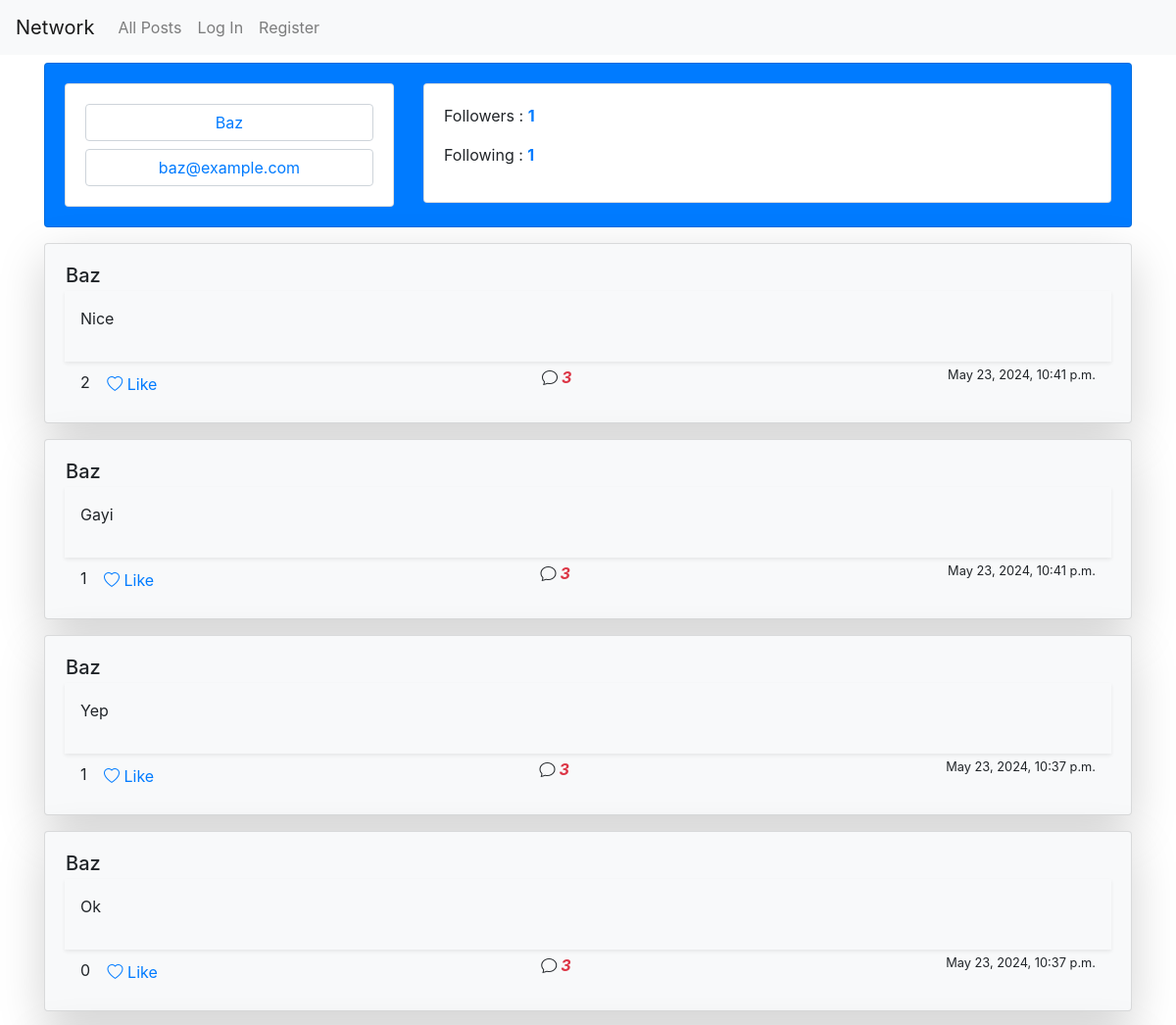
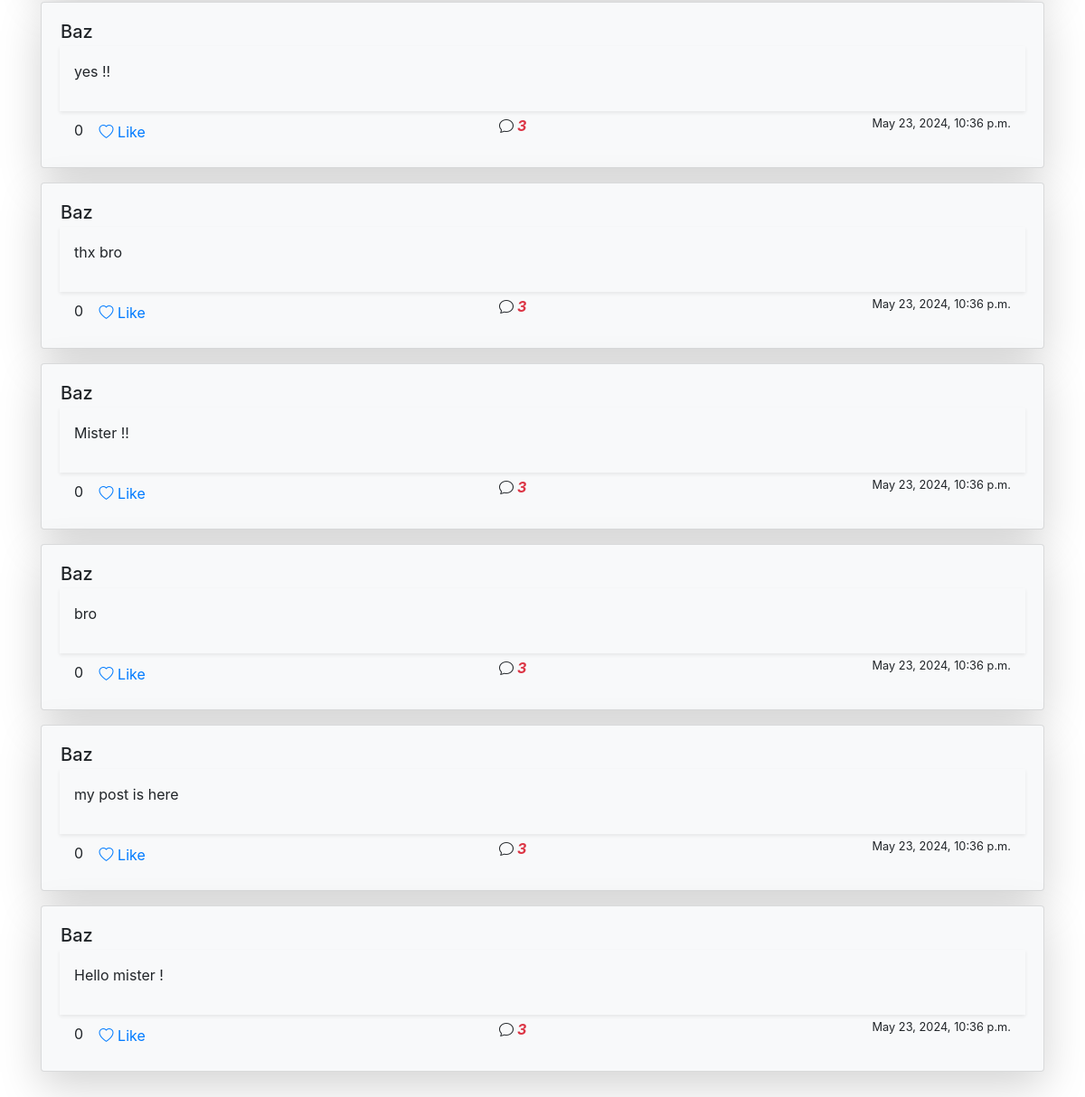
/profile-view/Baz/, run on the app's committed database (2 pictures, top to bottom).
### network/models.py (models this page shows, shortened)
class User(AbstractUser):
    pass

class Post(models.Model):
    content = models.TextField(max_length=200)
    author = models.ForeignKey(User,on_delete=models.CASCADE, related_name="author")
    likes = models.ManyToManyField(User, related_name='liked_posts', blank=True)
    created_at = models.DateTimeField(auto_now_add=True)
    updated_at = models.DateTimeField(auto_now=True)

### network/views.py (the view)
# urls.py: path('profile-view/<str:username>/', views.profile_view, name="profile-view"),
def profile_view(request, username):
    profile_user = get_object_or_404(User, username=username)
    posts = Post.objects.filter(author=profile_user).order_by('-created_at')
    follower_count = Follow.objects.filter(follower = profile_user).count()
    following_count = Follow.objects.filter(following = profile_user).count()
    is_following = request.user.is_authenticated and Follow.objects.filter(follower=request.user, following=profile_user).exists()
    paginator = Paginator(posts,10)
    page_number = request.GET.get('page')
    posts_obj = paginator.get_page(page_number)
    return render(request, "network/profile.html", {
            "profile_user":profile_user,
            "posts":posts_obj,
            "is_following":is_following,
            "follower_count":follower_count,
            "following_count":following_count
              })

### network/templates/network/profile.html (shortened to what this page needs)
{% extends "network/layout.html" %}
{% block body %}
    <div class="container">
        <div class="card mt-2 bg-primary mb-3">
            <div class="card-body">
                <div class="row">
                    <div class="col-md-4">
                        <div class="card">
                            <div class="card-body">
                                <input type="text"  class="form-control text-primary mb-2 text-center" value="{{profile_user.username}}">
                                <input type="email"  class="form-control text-primary text-center" value="{{profile_user.email}}">
                            </div>
                        </div>
                    </div>
                    <div class="col-md-8">
                        <div class="card">
                            <div class="card-body">
                                <p>Followers : <strong class="text-primary">{{follower_count}}</strong></p>
                                <p>Following : <strong class="text-primary">{{following_count}}</strong></p>
                            </div>
                        </div>
                    </div>
                </div>
            </div>
        </div>
        {% if posts %}
        {% for post in posts %}
            <div class="card shadow-lg rounded bg-light mb-3">
                <div class="card-body">
                    <div class="row">
                        <div class="col">
                            <div class="row mb-1">
                                <h5 class="my-auto px-3">{{post.author}}</h5>
                            </div>
                            <div class="content p-3 mb-1 shadow-sm">
                                <p>{{post.content}}</p>
                            </div>
                            <div class="footer d-flex justify-content-between px-3">
                                <div class="">
                                    <span id="likes-count-{{ post.id }}" >{{ post.likes.count }}</span>
                                    <button class="btn btn-link like-button" data-post-id="{{ post.id }}">
                                        {% if user in post.likes.all %}
                                            <i class="bi bi-heart-fill"></i> Unlike
                                        {% else %}
                                            <i class="bi bi-heart"></i> Like
                                        {% endif %}
                                    </button>
                                </div>
                                <i class="bi-chat"><strong class="mx-1 text-danger">3</strong></i>
                                <small>{{post.created_at}}</small>
                            </div>
                        </div>
                    </div>
                </div>
            </div>
        {% endfor %}
        {% else %}
        <div class="card shadow-lg">
            <div class="card-body">
                <p>No post to display</p>
            </div>
        </div>
        {% endif %}
    </div>
{% endblock%}

### data on the page
User: username "Baz", email "baz@example.com"
Post: author "Baz", content "Nice", likes.count "2", shows "Like", created_at "May 23, 2024, 10:41 p.m."
Post: author "Baz", content "Gayi", likes.count "1", shows "Like", created_at "May 23, 2024, 10:41 p.m."
Post: author "Baz", content "Yep", likes.count "1", shows "Like", created_at "May 23, 2024, 10:37 p.m."
Post: author "Baz", content "Ok", likes.count "0", shows "Like", created_at "May 23, 2024, 10:37 p.m."
Post: author "Baz", content "yes !!", likes.count "0", shows "Like", created_at "May 23, 2024, 10:36 p.m."
Post: author "Baz", content "thx bro", likes.count "0", shows "Like", created_at "May 23, 2024, 10:36 p.m."
Post: author "Baz", content "Mister !!", likes.count "0", shows "Like", created_at "May 23, 2024, 10:36 p.m."
Post: author "Baz", content "bro", likes.count "0", shows "Like", created_at "May 23, 2024, 10:36 p.m."
Post: author "Baz", content "my post is here", likes.count "0", shows "Like", created_at "May 23, 2024, 10:36 p.m."
Post: author "Baz", content "Hello mister !", likes.count "0", shows "Like", created_at "May 23, 2024, 10:36 p.m."

### other printed values
{{ follower_count }} "1"
{{ following_count }} "1"
